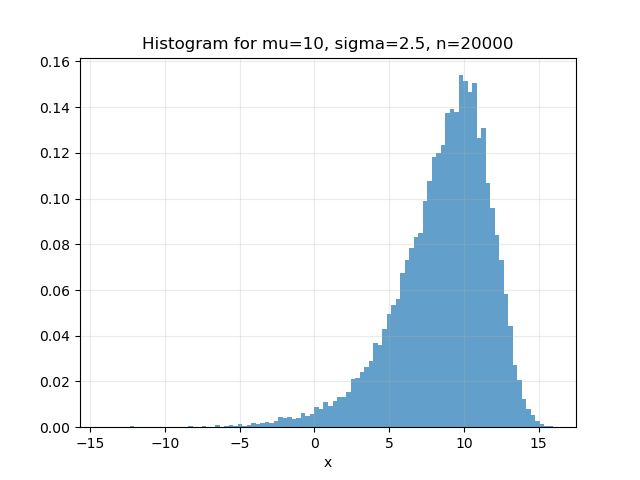

Reproduce this figure in Python.

import numpy as np
import matplotlib.pyplot as plt
from evrnd import evrnd


mu = 10
sigma = 2.5
n = 20000

x = evrnd(mu, sigma, n)

# Plot the normalized histogram of the sample.
plt.hist(x, bins=100, density=True, alpha=0.7)
plt.grid(alpha=0.25)
plt.xlabel('x')
plt.title(f'Histogram for mu={mu}, sigma={sigma}, n={n}')
# plt.show()
plt.savefig('evrnd_demo.png')
